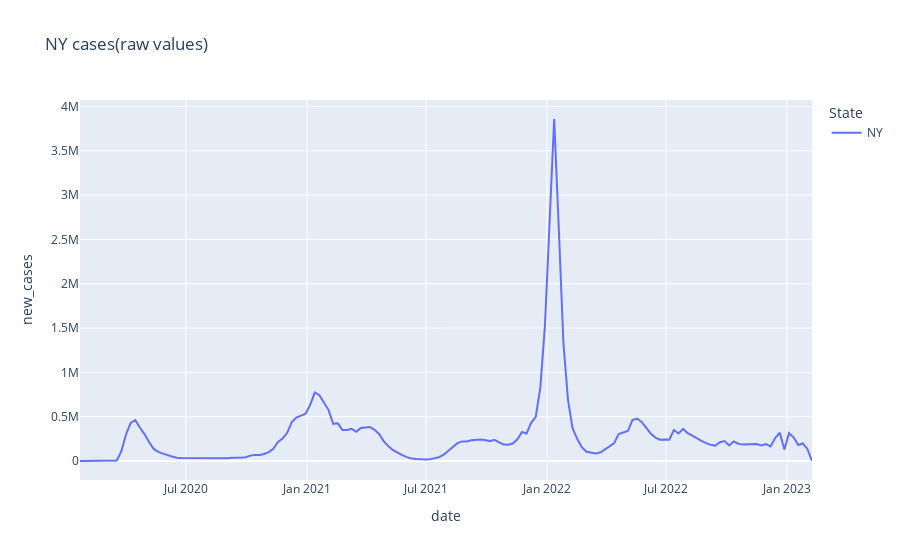

Source (notebook cell):
### Code cell
cases_raw_values_NY = px.line(NY_weekly_pattern, x = 'date', y = 'new_cases', color='State', title="NY cases(raw values)")
cases_raw_values_NY.show()

### Figure 1 — Plotly figure (JSON) as saved in the notebook; plotly's stock layout.template omitted (floating-point values rounded to 4 significant figures; data arrays with more than 128 entries replaced by an {"elided": "..."} marker saying what was removed)
{"data": [{"hovertemplate": "State=NY<br>date=%{x}<br>new_cases=%{y}<extra></extra>", "legendgroup": "NY", "line": {"color": "#636efa", "dash": "solid"}, "marker": {"symbol": "circle"}, "mode": "lines", "name": "NY", "orientation": "v", "showlegend": true, "type": "scatter", "x": {"elided": "160 str values"}, "xaxis": "x", "y": {"elided": "160 int values"}, "yaxis": "y"}], "layout": {"legend": {"title": {"text": "State"}, "tracegroupgap": 0}, "title": {"text": "NY cases(raw values)"}, "xaxis": {"anchor": "y", "domain": [0, 1], "title": {"text": "date"}}, "yaxis": {"anchor": "x", "domain": [0, 1], "title": {"text": "new_cases"}}}}
